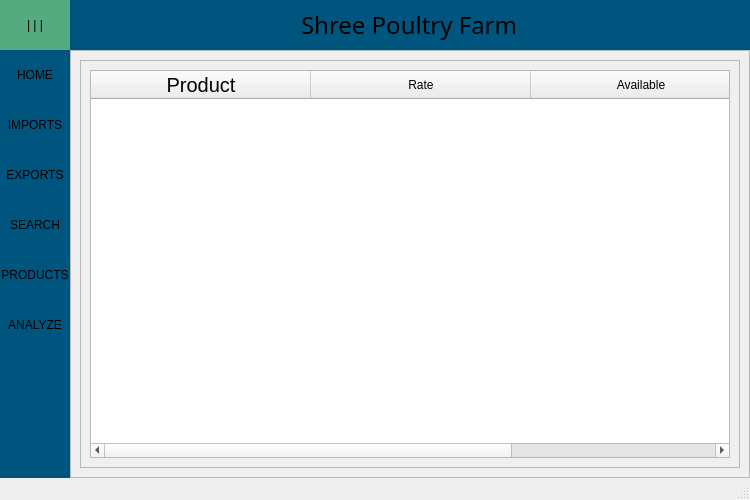
<?xml version="1.0" encoding="UTF-8"?>
<ui version="4.0">
 <class>MainWindow</class>
 <widget class="QMainWindow" name="MainWindow">
  <property name="geometry">
   <rect>
    <x>0</x>
    <y>0</y>
    <width>750</width>
    <height>500</height>
   </rect>
  </property>
  <property name="minimumSize">
   <size>
    <width>750</width>
    <height>500</height>
   </size>
  </property>
  <property name="maximumSize">
   <size>
    <width>1366</width>
    <height>768</height>
   </size>
  </property>
  <property name="windowTitle">
   <string>Shree</string>
  </property>
  <widget class="QWidget" name="centralwidget">
   <layout class="QVBoxLayout" name="verticalLayout">
    <property name="spacing">
     <number>0</number>
    </property>
    <property name="leftMargin">
     <number>0</number>
    </property>
    <property name="topMargin">
     <number>0</number>
    </property>
    <property name="rightMargin">
     <number>0</number>
    </property>
    <property name="bottomMargin">
     <number>0</number>
    </property>
    <item>
     <widget class="QFrame" name="TopBar">
      <property name="maximumSize">
       <size>
        <width>16777215</width>
        <height>50</height>
       </size>
      </property>
      <property name="styleSheet">
       <string notr="true">background-color: rgb(0, 85, 127);</string>
      </property>
      <property name="frameShape">
       <enum>QFrame::NoFrame</enum>
      </property>
      <property name="frameShadow">
       <enum>QFrame::Raised</enum>
      </property>
      <layout class="QHBoxLayout" name="horizontalLayout">
       <property name="spacing">
        <number>0</number>
       </property>
       <property name="leftMargin">
        <number>0</number>
       </property>
       <property name="topMargin">
        <number>0</number>
       </property>
       <property name="rightMargin">
        <number>0</number>
       </property>
       <property name="bottomMargin">
        <number>0</number>
       </property>
       <item>
        <widget class="QFrame" name="frame_toggleBar">
         <property name="maximumSize">
          <size>
           <width>70</width>
           <height>50</height>
          </size>
         </property>
         <property name="styleSheet">
          <string notr="true">background-color: rgb(166, 166, 166);
border:0px solid;</string>
         </property>
         <property name="frameShape">
          <enum>QFrame::NoFrame</enum>
         </property>
         <property name="frameShadow">
          <enum>QFrame::Raised</enum>
         </property>
         <layout class="QHBoxLayout" name="horizontalLayout_3">
          <property name="spacing">
           <number>0</number>
          </property>
          <property name="leftMargin">
           <number>0</number>
          </property>
          <property name="topMargin">
           <number>0</number>
          </property>
          <property name="rightMargin">
           <number>0</number>
          </property>
          <property name="bottomMargin">
           <number>0</number>
          </property>
          <item>
           <widget class="QPushButton" name="Btn_Toggle">
            <property name="sizePolicy">
             <sizepolicy hsizetype="Expanding" vsizetype="Expanding">
              <horstretch>0</horstretch>
              <verstretch>0</verstretch>
             </sizepolicy>
            </property>
            <property name="styleSheet">
             <string notr="true">background-color: rgb(85, 170, 127);
border:0px solid;
outline:0;</string>
            </property>
            <property name="text">
             <string>| | |</string>
            </property>
           </widget>
          </item>
         </layout>
        </widget>
       </item>
       <item>
        <widget class="QFrame" name="frame_top">
         <property name="frameShape">
          <enum>QFrame::NoFrame</enum>
         </property>
         <property name="frameShadow">
          <enum>QFrame::Raised</enum>
         </property>
         <layout class="QVBoxLayout" name="verticalLayout_5">
          <property name="spacing">
           <number>0</number>
          </property>
          <property name="leftMargin">
           <number>0</number>
          </property>
          <property name="topMargin">
           <number>0</number>
          </property>
          <property name="rightMargin">
           <number>0</number>
          </property>
          <property name="bottomMargin">
           <number>0</number>
          </property>
          <item alignment="Qt::AlignHCenter">
           <widget class="QLabel" name="label">
            <property name="font">
             <font>
              <family>Droid Sans Mono</family>
              <pointsize>18</pointsize>
             </font>
            </property>
            <property name="text">
             <string>Shree Poultry Farm</string>
            </property>
           </widget>
          </item>
         </layout>
        </widget>
       </item>
      </layout>
     </widget>
    </item>
    <item>
     <widget class="QFrame" name="Content">
      <property name="frameShape">
       <enum>QFrame::NoFrame</enum>
      </property>
      <property name="frameShadow">
       <enum>QFrame::Raised</enum>
      </property>
      <layout class="QHBoxLayout" name="horizontalLayout_2">
       <property name="spacing">
        <number>0</number>
       </property>
       <property name="leftMargin">
        <number>0</number>
       </property>
       <property name="topMargin">
        <number>0</number>
       </property>
       <property name="rightMargin">
        <number>0</number>
       </property>
       <property name="bottomMargin">
        <number>0</number>
       </property>
       <item>
        <widget class="QFrame" name="frame_leftMenu">
         <property name="minimumSize">
          <size>
           <width>70</width>
           <height>0</height>
          </size>
         </property>
         <property name="maximumSize">
          <size>
           <width>70</width>
           <height>16777215</height>
          </size>
         </property>
         <property name="styleSheet">
          <string notr="true">background-color: rgb(0, 85, 127);</string>
         </property>
         <property name="frameShape">
          <enum>QFrame::NoFrame</enum>
         </property>
         <property name="frameShadow">
          <enum>QFrame::Raised</enum>
         </property>
         <layout class="QVBoxLayout" name="verticalLayout_2">
          <property name="spacing">
           <number>0</number>
          </property>
          <property name="leftMargin">
           <number>0</number>
          </property>
          <property name="topMargin">
           <number>0</number>
          </property>
          <property name="rightMargin">
           <number>0</number>
          </property>
          <property name="bottomMargin">
           <number>0</number>
          </property>
          <item alignment="Qt::AlignTop">
           <widget class="QFrame" name="frame_menus">
            <property name="frameShape">
             <enum>QFrame::NoFrame</enum>
            </property>
            <property name="frameShadow">
             <enum>QFrame::Raised</enum>
            </property>
            <layout class="QVBoxLayout" name="verticalLayout_3">
             <property name="spacing">
              <number>0</number>
             </property>
             <property name="leftMargin">
              <number>0</number>
             </property>
             <property name="topMargin">
              <number>0</number>
             </property>
             <property name="rightMargin">
              <number>0</number>
             </property>
             <property name="bottomMargin">
              <number>0</number>
             </property>
             <item>
              <widget class="QPushButton" name="Btn_Menu_Home">
               <property name="minimumSize">
                <size>
                 <width>0</width>
                 <height>50</height>
                </size>
               </property>
               <property name="styleSheet">
                <string notr="true">QPushButton{
	background-color: rgb(0, 85, 127);
	border:0px solid;
	outline:0;
}
QPushButton:hover{
	background-color: rgb(0, 0, 255);
}
QPushButton:checked{
	background-color: rgb(0, 170, 127);
	border:0px solid;
	outline:0;
}</string>
               </property>
               <property name="text">
                <string>HOME</string>
               </property>
               <property name="checkable">
                <bool>true</bool>
               </property>
               <property name="checked">
                <bool>false</bool>
               </property>
              </widget>
             </item>
             <item>
              <widget class="QPushButton" name="Btn_Menu_Imports">
               <property name="minimumSize">
                <size>
                 <width>0</width>
                 <height>50</height>
                </size>
               </property>
               <property name="styleSheet">
                <string notr="true">QPushButton{
	background-color: rgb(0, 85, 127);
	border:0px solid;
	outline:0;
}
QPushButton:hover{
	background-color: rgb(0, 0, 255);
}
QPushButton:checked{
	background-color: rgb(0, 170, 127);
}</string>
               </property>
               <property name="text">
                <string>IMPORTS</string>
               </property>
               <property name="checkable">
                <bool>true</bool>
               </property>
              </widget>
             </item>
             <item>
              <widget class="QPushButton" name="Btn_Menu_Exports">
               <property name="minimumSize">
                <size>
                 <width>0</width>
                 <height>50</height>
                </size>
               </property>
               <property name="styleSheet">
                <string notr="true">QPushButton{
	background-color: rgb(0, 85, 127);
	border:0px solid;
	outline:0;
}
QPushButton:hover{
	background-color: rgb(0, 0, 255);
}
QPushButton:checked{
	background-color: rgb(0, 170, 127);
}</string>
               </property>
               <property name="text">
                <string>EXPORTS</string>
               </property>
               <property name="checkable">
                <bool>true</bool>
               </property>
              </widget>
             </item>
             <item>
              <widget class="QPushButton" name="Btn_Menu_Search">
               <property name="minimumSize">
                <size>
                 <width>0</width>
                 <height>50</height>
                </size>
               </property>
               <property name="styleSheet">
                <string notr="true">QPushButton{
	background-color: rgb(0, 85, 127);
	border:0px solid;
	outline:0;
}
QPushButton:hover{
	background-color: rgb(0, 0, 255);
}
QPushButton:checked{
	background-color: rgb(0, 170, 127);
}</string>
               </property>
               <property name="text">
                <string>SEARCH</string>
               </property>
               <property name="checkable">
                <bool>true</bool>
               </property>
              </widget>
             </item>
             <item>
              <widget class="QPushButton" name="Btn_Menu_Products">
               <property name="minimumSize">
                <size>
                 <width>0</width>
                 <height>50</height>
                </size>
               </property>
               <property name="styleSheet">
                <string notr="true">QPushButton{
	background-color: rgb(0, 85, 127);
	border:0px solid;
	outline:0;
}
QPushButton:hover{
	background-color: rgb(0, 0, 255);
}
QPushButton:checked{
	background-color: rgb(0, 170, 127);
}</string>
               </property>
               <property name="text">
                <string>PRODUCTS</string>
               </property>
               <property name="checkable">
                <bool>true</bool>
               </property>
              </widget>
             </item>
             <item>
              <widget class="QPushButton" name="Btn_Menu_Analyze">
               <property name="minimumSize">
                <size>
                 <width>0</width>
                 <height>50</height>
                </size>
               </property>
               <property name="styleSheet">
                <string notr="true">QPushButton{
	background-color: rgb(0, 85, 127);
	border:0px solid;
	outline:0;
}
QPushButton:hover{
	background-color: rgb(0, 0, 255);
}
QPushButton:checked{
	background-color: rgb(0, 170, 127);
}</string>
               </property>
               <property name="text">
                <string>ANALYZE</string>
               </property>
               <property name="checkable">
                <bool>true</bool>
               </property>
              </widget>
             </item>
            </layout>
           </widget>
          </item>
         </layout>
        </widget>
       </item>
       <item>
        <widget class="QFrame" name="frame_pages">
         <property name="autoFillBackground">
          <bool>true</bool>
         </property>
         <property name="frameShape">
          <enum>QFrame::StyledPanel</enum>
         </property>
         <property name="frameShadow">
          <enum>QFrame::Raised</enum>
         </property>
         <layout class="QVBoxLayout" name="verticalLayout_4">
          <property name="spacing">
           <number>0</number>
          </property>
          <property name="leftMargin">
           <number>0</number>
          </property>
          <property name="topMargin">
           <number>0</number>
          </property>
          <property name="rightMargin">
           <number>0</number>
          </property>
          <property name="bottomMargin">
           <number>0</number>
          </property>
          <item>
           <widget class="QStackedWidget" name="stack_pages">
            <property name="currentIndex">
             <number>0</number>
            </property>
            <widget class="QWidget" name="page_Home">
             <layout class="QHBoxLayout" name="horizontalLayout_5">
              <item>
               <widget class="QFrame" name="frame_pageHome">
                <property name="frameShape">
                 <enum>QFrame::StyledPanel</enum>
                </property>
                <property name="frameShadow">
                 <enum>QFrame::Raised</enum>
                </property>
                <layout class="QHBoxLayout" name="horizontalLayout_4">
                 <item>
                  <widget class="QTableWidget" name="table_pageHome">
                   <property name="frameShape">
                    <enum>QFrame::StyledPanel</enum>
                   </property>
                   <property name="sizeAdjustPolicy">
                    <enum>QAbstractScrollArea::AdjustToContents</enum>
                   </property>
                   <property name="showGrid">
                    <bool>false</bool>
                   </property>
                   <attribute name="horizontalHeaderMinimumSectionSize">
                    <number>100</number>
                   </attribute>
                   <attribute name="horizontalHeaderDefaultSectionSize">
                    <number>220</number>
                   </attribute>
                   <attribute name="horizontalHeaderStretchLastSection">
                    <bool>true</bool>
                   </attribute>
                   <attribute name="verticalHeaderStretchLastSection">
                    <bool>true</bool>
                   </attribute>
                   <column>
                    <property name="text">
                     <string>Product</string>
                    </property>
                    <property name="font">
                     <font>
                      <pointsize>15</pointsize>
                     </font>
                    </property>
                   </column>
                   <column>
                    <property name="text">
                     <string>Rate</string>
                    </property>
                   </column>
                   <column>
                    <property name="text">
                     <string>Available</string>
                    </property>
                   </column>
                  </widget>
                 </item>
                </layout>
               </widget>
              </item>
             </layout>
            </widget>
            <widget class="QWidget" name="page_Analyze">
             <layout class="QVBoxLayout" name="verticalLayout_12">
              <property name="spacing">
               <number>0</number>
              </property>
              <property name="leftMargin">
               <number>0</number>
              </property>
              <property name="topMargin">
               <number>0</number>
              </property>
              <property name="rightMargin">
               <number>0</number>
              </property>
              <property name="bottomMargin">
               <number>0</number>
              </property>
              <item>
               <widget class="QFrame" name="frame_pageAnalyze">
                <property name="frameShape">
                 <enum>QFrame::NoFrame</enum>
                </property>
                <property name="frameShadow">
                 <enum>QFrame::Raised</enum>
                </property>
                <layout class="QVBoxLayout" name="verticalLayout_10">
                 <property name="spacing">
                  <number>0</number>
                 </property>
                 <property name="leftMargin">
                  <number>0</number>
                 </property>
                 <property name="topMargin">
                  <number>0</number>
                 </property>
                 <property name="rightMargin">
                  <number>0</number>
                 </property>
                 <property name="bottomMargin">
                  <number>0</number>
                 </property>
                 <item>
                  <widget class="QFrame" name="labels_Analyze">
                   <property name="maximumSize">
                    <size>
                     <width>16777215</width>
                     <height>30</height>
                    </size>
                   </property>
                   <property name="frameShape">
                    <enum>QFrame::StyledPanel</enum>
                   </property>
                   <property name="frameShadow">
                    <enum>QFrame::Raised</enum>
                   </property>
                   <layout class="QHBoxLayout" name="horizontalLayout_6">
                    <property name="leftMargin">
                     <number>0</number>
                    </property>
                    <property name="topMargin">
                     <number>0</number>
                    </property>
                    <property name="rightMargin">
                     <number>0</number>
                    </property>
                    <property name="bottomMargin">
                     <number>0</number>
                    </property>
                    <item>
                     <widget class="QLabel" name="label_Analyze">
                      <property name="font">
                       <font>
                        <pointsize>15</pointsize>
                       </font>
                      </property>
                      <property name="text">
                       <string>Analysis</string>
                      </property>
                      <property name="alignment">
                       <set>Qt::AlignCenter</set>
                      </property>
                     </widget>
                    </item>
                    <item>
                     <widget class="QPushButton" name="btnAnalyze">
                      <property name="maximumSize">
                       <size>
                        <width>100</width>
                        <height>16777215</height>
                       </size>
                      </property>
                      <property name="text">
                       <string>Start</string>
                      </property>
                     </widget>
                    </item>
                   </layout>
                  </widget>
                 </item>
                 <item>
                  <widget class="QFrame" name="importsSectionAnalyze">
                   <property name="frameShape">
                    <enum>QFrame::StyledPanel</enum>
                   </property>
                   <property name="frameShadow">
                    <enum>QFrame::Raised</enum>
                   </property>
                   <layout class="QGridLayout" name="gridLayout_6">
                    <item row="1" column="0">
                     <widget class="QLabel" name="label_Imports">
                      <property name="text">
                       <string>Imports</string>
                      </property>
                     </widget>
                    </item>
                    <item row="1" column="1">
                     <widget class="QPushButton" name="showAnalyticsImports">
                      <property name="text">
                       <string>Show</string>
                      </property>
                     </widget>
                    </item>
                   </layout>
                  </widget>
                 </item>
                 <item>
                  <widget class="QFrame" name="exportsSectionAnalyze">
                   <property name="frameShape">
                    <enum>QFrame::StyledPanel</enum>
                   </property>
                   <property name="frameShadow">
                    <enum>QFrame::Raised</enum>
                   </property>
                   <layout class="QGridLayout" name="gridLayout_5">
                    <property name="leftMargin">
                     <number>9</number>
                    </property>
                    <property name="topMargin">
                     <number>9</number>
                    </property>
                    <property name="rightMargin">
                     <number>9</number>
                    </property>
                    <property name="bottomMargin">
                     <number>9</number>
                    </property>
                    <property name="spacing">
                     <number>6</number>
                    </property>
                    <item row="0" column="0">
                     <widget class="QLabel" name="label_exports">
                      <property name="text">
                       <string>Exports</string>
                      </property>
                     </widget>
                    </item>
                    <item row="0" column="1">
                     <widget class="QPushButton" name="showAnalyticsExports">
                      <property name="text">
                       <string>Show</string>
                      </property>
                     </widget>
                    </item>
                   </layout>
                  </widget>
                 </item>
                 <item>
                  <widget class="QFrame" name="totalSectionAnalyze">
                   <property name="frameShape">
                    <enum>QFrame::StyledPanel</enum>
                   </property>
                   <property name="frameShadow">
                    <enum>QFrame::Raised</enum>
                   </property>
                   <layout class="QGridLayout" name="gridLayout_7">
                    <item row="1" column="2">
                     <widget class="QLabel" name="label_4">
                      <property name="text">
                       <string>Exports:</string>
                      </property>
                      <property name="alignment">
                       <set>Qt::AlignRight|Qt::AlignTrailing|Qt::AlignVCenter</set>
                      </property>
                     </widget>
                    </item>
                    <item row="1" column="1">
                     <widget class="QLabel" name="totalAnalyticsImportsLabel">
                      <property name="text">
                       <string>0</string>
                      </property>
                     </widget>
                    </item>
                    <item row="0" column="0">
                     <widget class="QLabel" name="label_2">
                      <property name="text">
                       <string>Total</string>
                      </property>
                     </widget>
                    </item>
                    <item row="1" column="3">
                     <widget class="QLabel" name="totalAnalyticsExportsLabel">
                      <property name="text">
                       <string>0</string>
                      </property>
                     </widget>
                    </item>
                    <item row="1" column="0">
                     <widget class="QLabel" name="label_3">
                      <property name="text">
                       <string>Imports:</string>
                      </property>
                      <property name="alignment">
                       <set>Qt::AlignRight|Qt::AlignTrailing|Qt::AlignVCenter</set>
                      </property>
                     </widget>
                    </item>
                    <item row="2" column="0">
                     <widget class="QLabel" name="label_5">
                      <property name="text">
                       <string>Profit :</string>
                      </property>
                      <property name="alignment">
                       <set>Qt::AlignRight|Qt::AlignTrailing|Qt::AlignVCenter</set>
                      </property>
                     </widget>
                    </item>
                    <item row="2" column="1">
                     <widget class="QLabel" name="profitAnalyticsLabel">
                      <property name="text">
                       <string>0</string>
                      </property>
                     </widget>
                    </item>
                   </layout>
                  </widget>
                 </item>
                </layout>
               </widget>
              </item>
             </layout>
            </widget>
            <widget class="QWidget" name="page_Imports">
             <layout class="QVBoxLayout" name="verticalLayout_8">
              <item>
               <widget class="QFrame" name="frame_pageImports">
                <property name="frameShape">
                 <enum>QFrame::StyledPanel</enum>
                </property>
                <property name="frameShadow">
                 <enum>QFrame::Raised</enum>
                </property>
                <layout class="QGridLayout" name="gridLayout">
                 <item row="3" column="0">
                  <widget class="QLabel" name="labelTotalImports">
                   <property name="text">
                    <string>Total</string>
                   </property>
                  </widget>
                 </item>
                 <item row="6" column="2">
                  <widget class="QPushButton" name="btnImports">
                   <property name="text">
                    <string>Import</string>
                   </property>
                  </widget>
                 </item>
                 <item row="4" column="0">
                  <widget class="QLabel" name="labelPnoImports">
                   <property name="text">
                    <string>Phone No</string>
                   </property>
                  </widget>
                 </item>
                 <item row="1" column="0">
                  <widget class="QLabel" name="labelProductImports">
                   <property name="text">
                    <string>Product</string>
                   </property>
                  </widget>
                 </item>
                 <item row="6" column="1">
                  <widget class="QPushButton" name="btnResetImports">
                   <property name="text">
                    <string>Reset</string>
                   </property>
                  </widget>
                 </item>
                 <item row="0" column="0">
                  <widget class="QLabel" name="labelNameImports">
                   <property name="text">
                    <string>Name</string>
                   </property>
                  </widget>
                 </item>
                 <item row="0" column="2">
                  <widget class="QLineEdit" name="inputNameImports"/>
                 </item>
                 <item row="1" column="2">
                  <widget class="QLineEdit" name="inputProductImports"/>
                 </item>
                 <item row="3" column="2">
                  <widget class="QLineEdit" name="inputTotalImports"/>
                 </item>
                 <item row="4" column="2">
                  <widget class="QLineEdit" name="inputPnoImports"/>
                 </item>
                </layout>
               </widget>
              </item>
             </layout>
            </widget>
            <widget class="QWidget" name="page_Exports">
             <layout class="QVBoxLayout" name="verticalLayout_6">
              <item>
               <widget class="QFrame" name="frame_pageExports">
                <property name="frameShape">
                 <enum>QFrame::StyledPanel</enum>
                </property>
                <property name="frameShadow">
                 <enum>QFrame::Raised</enum>
                </property>
                <layout class="QGridLayout" name="gridLayout_2">
                 <item row="0" column="0">
                  <widget class="QLabel" name="labelNameExports">
                   <property name="text">
                    <string>Name</string>
                   </property>
                  </widget>
                 </item>
                 <item row="0" column="2">
                  <widget class="QLineEdit" name="inputNameExports"/>
                 </item>
                 <item row="1" column="0">
                  <widget class="QLabel" name="labelProductExports">
                   <property name="text">
                    <string>Product</string>
                   </property>
                  </widget>
                 </item>
                 <item row="1" column="2">
                  <widget class="QLineEdit" name="inputProductExports"/>
                 </item>
                 <item row="2" column="0">
                  <widget class="QLabel" name="labelTotalExports">
                   <property name="text">
                    <string>Total</string>
                   </property>
                  </widget>
                 </item>
                 <item row="2" column="2">
                  <widget class="QLineEdit" name="inputTotalExports"/>
                 </item>
                 <item row="3" column="0">
                  <widget class="QLabel" name="labelPnoExports">
                   <property name="text">
                    <string>Phone No</string>
                   </property>
                  </widget>
                 </item>
                 <item row="3" column="2">
                  <widget class="QLineEdit" name="inputPnoExports"/>
                 </item>
                 <item row="4" column="1">
                  <widget class="QPushButton" name="btnResetExports">
                   <property name="text">
                    <string>Reset</string>
                   </property>
                  </widget>
                 </item>
                 <item row="4" column="2">
                  <widget class="QPushButton" name="btnExports">
                   <property name="text">
                    <string>Export</string>
                   </property>
                  </widget>
                 </item>
                </layout>
               </widget>
              </item>
             </layout>
            </widget>
            <widget class="QWidget" name="page_Search">
             <layout class="QVBoxLayout" name="verticalLayout_9">
              <item>
               <widget class="QFrame" name="frame_pageSearch">
                <property name="frameShape">
                 <enum>QFrame::StyledPanel</enum>
                </property>
                <property name="frameShadow">
                 <enum>QFrame::Raised</enum>
                </property>
                <layout class="QGridLayout" name="gridLayout_3">
                 <item row="4" column="2" colspan="2">
                  <widget class="QLineEdit" name="inputProductSearch"/>
                 </item>
                 <item row="0" column="0">
                  <widget class="QLabel" name="labelDateSearch">
                   <property name="text">
                    <string>Date</string>
                   </property>
                  </widget>
                 </item>
                 <item row="4" column="0">
                  <widget class="QDateEdit" name="inputDate">
                   <property name="currentSection">
                    <enum>QDateTimeEdit::YearSection</enum>
                   </property>
                   <property name="displayFormat">
                    <string>yyyy-MM-dd</string>
                   </property>
                   <property name="calendarPopup">
                    <bool>true</bool>
                   </property>
                  </widget>
                 </item>
                 <item row="29" column="0" colspan="8">
                  <widget class="QTableWidget" name="tableResultSearch"/>
                 </item>
                 <item row="4" column="7">
                  <widget class="QLineEdit" name="inputNameSearch"/>
                 </item>
                 <item row="0" column="2" colspan="3">
                  <widget class="QLabel" name="labelProductSearch">
                   <property name="text">
                    <string>Product</string>
                   </property>
                  </widget>
                 </item>
                 <item row="0" column="7">
                  <widget class="QLabel" name="labelNameSearch">
                   <property name="text">
                    <string>Name</string>
                   </property>
                  </widget>
                 </item>
                 <item row="5" column="0">
                  <widget class="QCheckBox" name="checkDate">
                   <property name="text">
                    <string>Date</string>
                   </property>
                  </widget>
                 </item>
                 <item row="9" column="0">
                  <widget class="QComboBox" name="optionsSearch">
                   <item>
                    <property name="text">
                     <string>Imports</string>
                    </property>
                   </item>
                   <item>
                    <property name="text">
                     <string>Exports</string>
                    </property>
                   </item>
                  </widget>
                 </item>
                 <item row="5" column="2">
                  <widget class="QPushButton" name="btnDelSearch">
                   <property name="text">
                    <string>Delete</string>
                   </property>
                  </widget>
                 </item>
                 <item row="5" column="3">
                  <widget class="QPushButton" name="btnRessetSearch">
                   <property name="text">
                    <string>Reset</string>
                   </property>
                  </widget>
                 </item>
                 <item row="5" column="7">
                  <widget class="QPushButton" name="btnSearch">
                   <property name="text">
                    <string>Search</string>
                   </property>
                  </widget>
                 </item>
                </layout>
               </widget>
              </item>
             </layout>
            </widget>
            <widget class="QWidget" name="page_Products">
             <layout class="QVBoxLayout" name="verticalLayout_7">
              <item>
               <widget class="QFrame" name="frame_pageProducts">
                <property name="frameShape">
                 <enum>QFrame::StyledPanel</enum>
                </property>
                <property name="frameShadow">
                 <enum>QFrame::Raised</enum>
                </property>
                <layout class="QGridLayout" name="gridLayout_4">
                 <item row="0" column="0">
                  <widget class="QLabel" name="labelProductProducts">
                   <property name="text">
                    <string>Product</string>
                   </property>
                  </widget>
                 </item>
                 <item row="0" column="1">
                  <widget class="QLineEdit" name="inputProductProducts"/>
                 </item>
                 <item row="0" column="2">
                  <widget class="QLabel" name="labelPriceProducts">
                   <property name="text">
                    <string>Price</string>
                   </property>
                  </widget>
                 </item>
                 <item row="0" column="3">
                  <widget class="QLineEdit" name="inputPriceProducts"/>
                 </item>
                 <item row="0" column="4">
                  <widget class="QLabel" name="labelAvlProducts">
                   <property name="text">
                    <string>Available</string>
                   </property>
                  </widget>
                 </item>
                 <item row="0" column="5">
                  <widget class="QLineEdit" name="inputAvlProducts"/>
                 </item>
                 <item row="1" column="1">
                  <widget class="QPushButton" name="btnDelProducts">
                   <property name="text">
                    <string>Delete</string>
                   </property>
                  </widget>
                 </item>
                 <item row="1" column="3">
                  <widget class="QPushButton" name="btnResetProducts">
                   <property name="text">
                    <string>Reset</string>
                   </property>
                  </widget>
                 </item>
                 <item row="1" column="4" colspan="2">
                  <widget class="QPushButton" name="btnAddProducts">
                   <property name="text">
                    <string>ADD</string>
                   </property>
                  </widget>
                 </item>
                 <item row="2" column="0" colspan="6">
                  <widget class="QTableWidget" name="tableProducts">
                   <property name="frameShape">
                    <enum>QFrame::StyledPanel</enum>
                   </property>
                   <property name="sizeAdjustPolicy">
                    <enum>QAbstractScrollArea::AdjustToContents</enum>
                   </property>
                   <property name="showGrid">
                    <bool>false</bool>
                   </property>
                   <attribute name="horizontalHeaderMinimumSectionSize">
                    <number>100</number>
                   </attribute>
                   <attribute name="horizontalHeaderDefaultSectionSize">
                    <number>220</number>
                   </attribute>
                   <attribute name="horizontalHeaderStretchLastSection">
                    <bool>true</bool>
                   </attribute>
                   <attribute name="verticalHeaderStretchLastSection">
                    <bool>true</bool>
                   </attribute>
                   <column>
                    <property name="text">
                     <string>Product</string>
                    </property>
                    <property name="font">
                     <font>
                      <pointsize>15</pointsize>
                     </font>
                    </property>
                   </column>
                   <column>
                    <property name="text">
                     <string>Rate</string>
                    </property>
                   </column>
                   <column>
                    <property name="text">
                     <string>Available</string>
                    </property>
                   </column>
                  </widget>
                 </item>
                </layout>
               </widget>
              </item>
             </layout>
            </widget>
           </widget>
          </item>
         </layout>
        </widget>
       </item>
      </layout>
     </widget>
    </item>
   </layout>
  </widget>
  <widget class="QStatusBar" name="statusbar"/>
 </widget>
 <resources/>
 <connections/>
</ui>
